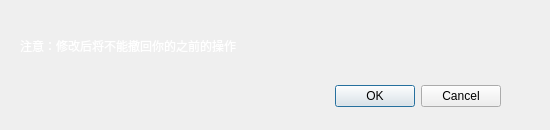
<?xml version="1.0" encoding="UTF-8"?>
<ui version="4.0">
 <class>isConfirm</class>
 <widget class="QDialog" name="isConfirm">
  <property name="geometry">
   <rect>
    <x>0</x>
    <y>0</y>
    <width>550</width>
    <height>130</height>
   </rect>
  </property>
  <property name="windowTitle">
   <string>Dialog</string>
  </property>
  <widget class="QDialogButtonBox" name="buttonBox">
   <property name="geometry">
    <rect>
     <x>160</x>
     <y>80</y>
     <width>341</width>
     <height>32</height>
    </rect>
   </property>
   <property name="orientation">
    <enum>Qt::Horizontal</enum>
   </property>
   <property name="standardButtons">
    <set>QDialogButtonBox::Cancel|QDialogButtonBox::Ok</set>
   </property>
  </widget>
  <widget class="QLabel" name="label">
   <property name="geometry">
    <rect>
     <x>20</x>
     <y>10</y>
     <width>491</width>
     <height>71</height>
    </rect>
   </property>
   <property name="styleSheet">
    <string notr="true">font: 20pt &quot;Microsoft YaHei UI&quot;;
color:rgb(255, 255, 255);</string>
   </property>
   <property name="text">
    <string>注意：修改后将不能撤回你的之前的操作</string>
   </property>
  </widget>
 </widget>
 <resources/>
 <connections>
  <connection>
   <sender>buttonBox</sender>
   <signal>accepted()</signal>
   <receiver>isConfirm</receiver>
   <slot>accept()</slot>
   <hints>
    <hint type="sourcelabel">
     <x>248</x>
     <y>254</y>
    </hint>
    <hint type="destinationlabel">
     <x>157</x>
     <y>274</y>
    </hint>
   </hints>
  </connection>
  <connection>
   <sender>buttonBox</sender>
   <signal>rejected()</signal>
   <receiver>isConfirm</receiver>
   <slot>reject()</slot>
   <hints>
    <hint type="sourcelabel">
     <x>316</x>
     <y>260</y>
    </hint>
    <hint type="destinationlabel">
     <x>286</x>
     <y>274</y>
    </hint>
   </hints>
  </connection>
 </connections>
</ui>
